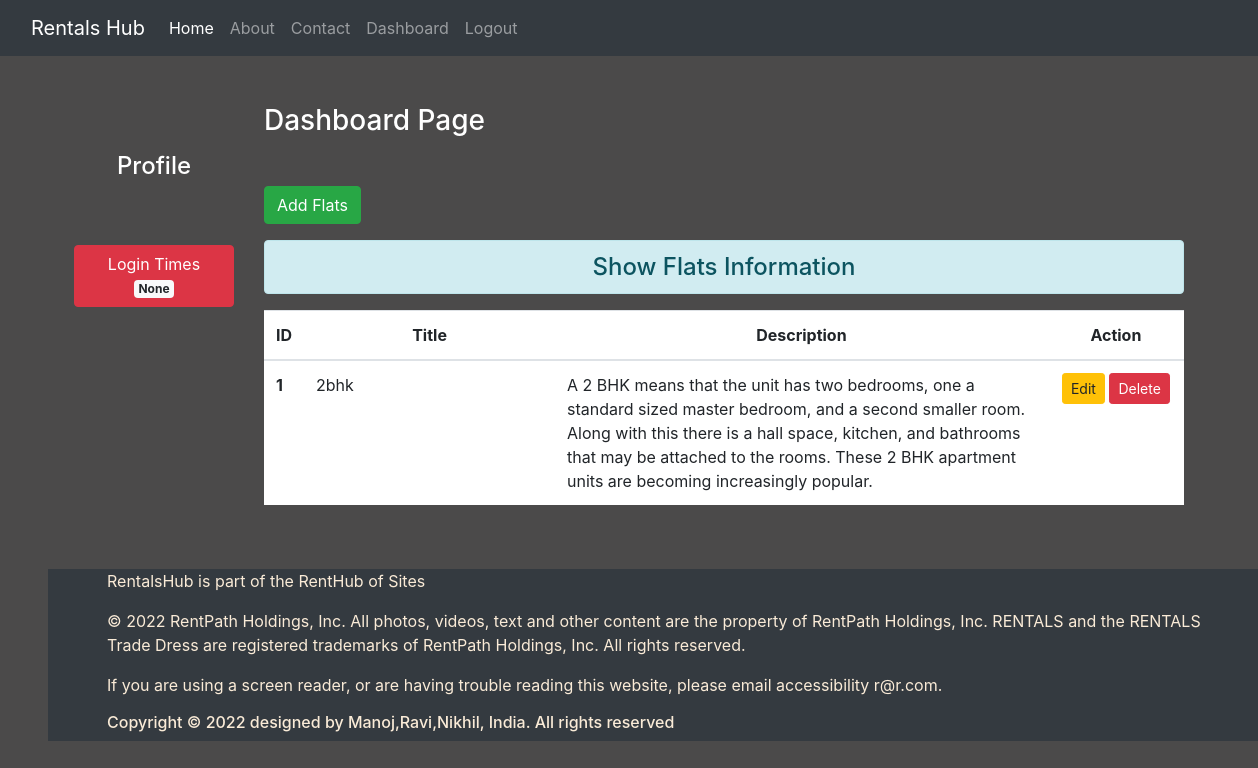
The page /dashboard/ (signed in) on the database its author committed.
### myapp/models.py (models this page shows)
class Post(models.Model):
 photo = models.ImageField(upload_to="myimage")
 title = models.CharField(max_length=150)
 rent=models.IntegerField()
 date = models.DateField(auto_now_add=True)
 desc = models.TextField()

### myapp/views.py (the view)
# urls.py: path('dashboard/', views.dashboard, name='dashboard'),
def dashboard(request):
 if request.user.is_authenticated:
  posts = Post.objects.all()
  user = request.user
  full_name = user.get_full_name()
  gps = user.groups.all()
  ct = cache.get('count', version=user.pk)
  return render(request, 'myapp/dashboard.html', {'posts':posts, 'full_name':full_name, 'groups':gps, 'ct':ct})
 else:
  return HttpResponseRedirect('/login/')

### myapp/templates/myapp/dashboard.html (shortened to what this page needs)
{% extends 'myapp/base.html' %}
{% load static %}
{% block side %}
<div class="col-sm-2 text-white my-5 text-center">
  <h4 class="my-5">Profile</h4>
  <button type="button" class="btn btn-danger mt-3">
  Login Times <span class="badge badge-light">{{ct}}</span>
  </button>
</div>
{% endblock side %}
{% block content %}
<div class="col-sm-10">
 <h3 class="text-white my-5">Dashboard Page</h3>
 <a href="{% url 'addpost' %}" class="btn btn-success">Add Flats </a>
 <h4 class="text-center alert alert-info mt-3">Show Flats Information</h4>
  {% if posts %}
   <table class="table table-hover bg-white">
     <thead>
       <tr class="text-center">
         <th scope="col" style="width:2%">ID</th>
         <th scope="col" style="width:28%">Title</th>
         <th scope="col" style="width:55%">Description</th>
         <th scope="col" style="width:15%">Action</th>
       </tr>
     </thead>
     <tbody>
      {% for post in posts %}
       <tr>
         <th scope="row">{{post.id}}</th>
         <td>{{post.title}}</td>
         <td>{{post.desc}}</td>
         <td class="text-center">
          <a href="{% url 'updatepost' post.id %}" class="btn btn-warning btn-sm">Edit</a>
          {% if perms.blog.delete_post %}
          <form action="{% url 'deletepost' post.id %}" method="post" class="d-inline"> {% csrf_token %}
          <input type="submit" class="btn btn-danger btn-sm" value="Delete">
         </form>
         {% endif %}
         </td>
       </tr>
      {% endfor %}
     </tbody>
   </table>
  {% else %}
   <h4 class="text-center alert alert-warning">No Records</h4>
  {% endif %}
</div>
{% endblock content %}

### myapp/templates/myapp/base.html (shortened to what this page needs)
<!DOCTYPE html>
{% load static %}
<html lang="en">
<head>
 <link rel="stylesheet" href="{% static 'myapp/css/bootstrap.css' %}">
 <link rel="stylesheet" href="{% static 'myapp/css/style.css' %}">
</head>
<body>
 <div class="container-fluid bg-dark">
  {% include 'myapp/navbar.html' %}
 </div>
 <div class="container">
  <div class="row">
   {% block side %}
   {% endblock side %}
   {% block content %}
   {% endblock content %}
  </div>
 </div>
 <div class="container-fluid bg-dark m-5">
 {% include 'myapp/footer.html' %}
</div>
</body>
</html>

### myapp/templates/myapp/navbar.html (shortened to what this page needs)
<nav class="navbar navbar-expand-lg navbar-dark bg-dark">
  <a class="navbar-brand" href="#">Rentals Hub</a>
  <div class="collapse navbar-collapse" id="navbarNav">
    <ul class="navbar-nav">
      <li class="nav-item active">
        <a class="nav-link" href="/">Home <span class="sr-only">(current)</span></a>
      </li>
      <li class="nav-item">
        <a class="nav-link" href="{% url 'about' %}">About</a>
      </li>
      <li class="nav-item">
        <a class="nav-link" href="{% url 'contact' %}">Contact</a>
      </li>
      {% if request.user.is_authenticated %}
      <li class="nav-item">
        <a class="nav-link" href="{% url 'dashboard' %}">Dashboard</a>
      </li>
      <li class="nav-item">
        <a class="nav-link" href="{% url 'logout' %}">Logout</a>
      </li>
      {% endif %}
    </ul>
  </div>
</nav>

### myapp/templates/myapp/footer.html
<div class="container">
    <div class="row ">
       <p class="text-center">RentalsHub is part of the RentHub of Sites</p>
<p >© 2022 RentPath Holdings, Inc. All photos, videos, text and other content are the property
    of RentPath Holdings, Inc. RENTALS and the RENTALS Trade Dress are registered
    trademarks of RentPath Holdings, Inc. All rights reserved.</p>
<p>If you are using a screen reader, or are having trouble reading this website,
    please email accessibility r@r.com.</p>
<h6 class="text-center">Copyright © 2022 designed by Manoj,Ravi,Nikhil, India. All rights reserved</h6>
    </div>
</div>

### myapp/static/myapp/css/style.css (style rules this page uses)
body { background-color: rgb(75, 74, 74); color: antiquewhite; }

### rows shown on the page
Post: id "1", title "2bhk", desc "A 2 BHK means that the unit has two bedrooms, one a standard sized master bedroom, and a second smaller room. Along with this there is a hall space, kitchen, and bathrooms that may be attached to the rooms. These 2 BHK apartment units are becoming increasingly popular."

### other values the page prints
{{ ct }} "None"
